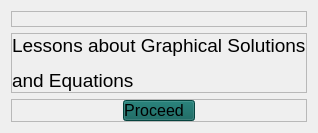
                                            <widget class="QWidget" name="page_19">
                                             <layout class="QVBoxLayout" name="verticalLayout_128">
                                              <item>
                                               <widget class="QFrame" name="frame_70">
                                                <property name="frameShape">
                                                 <enum>QFrame::StyledPanel</enum>
                                                </property>
                                                <property name="frameShadow">
                                                 <enum>QFrame::Raised</enum>
                                                </property>
                                                <layout class="QVBoxLayout" name="verticalLayout_123">
                                                 <property name="spacing">
                                                  <number>0</number>
                                                 </property>
                                                 <property name="leftMargin">
                                                  <number>0</number>
                                                 </property>
                                                 <property name="topMargin">
                                                  <number>0</number>
                                                 </property>
                                                 <property name="rightMargin">
                                                  <number>0</number>
                                                 </property>
                                                 <property name="bottomMargin">
                                                  <number>0</number>
                                                 </property>
                                                 <item>
                                                  <widget class="QLabel" name="label_64">
                                                   <property name="styleSheet">
                                                    <string notr="true">border-image: url(:/lessonIcons/lessonPhotos/graphSol.png);</string>
                                                   </property>
                                                   <property name="text">
                                                    <string/>
                                                   </property>
                                                  </widget>
                                                 </item>
                                                </layout>
                                               </widget>
                                              </item>
                                              <item>
                                               <widget class="QFrame" name="frame_69">
                                                <property name="frameShape">
                                                 <enum>QFrame::StyledPanel</enum>
                                                </property>
                                                <property name="frameShadow">
                                                 <enum>QFrame::Raised</enum>
                                                </property>
                                                <layout class="QVBoxLayout" name="verticalLayout_120">
                                                 <property name="spacing">
                                                  <number>0</number>
                                                 </property>
                                                 <property name="leftMargin">
                                                  <number>0</number>
                                                 </property>
                                                 <property name="topMargin">
                                                  <number>0</number>
                                                 </property>
                                                 <property name="rightMargin">
                                                  <number>0</number>
                                                 </property>
                                                 <property name="bottomMargin">
                                                  <number>0</number>
                                                 </property>
                                                 <item alignment="Qt::AlignTop">
                                                  <widget class="QLabel" name="label_63">
                                                   <property name="text">
                                                    <string>&lt;html&gt;&lt;head/&gt;&lt;body&gt;&lt;p align=&quot;justify&quot;&gt;&lt;span style=&quot; font-size:14pt;&quot;&gt;Lessons about Graphical Solutions&lt;/span&gt;&lt;/p&gt;&lt;p align=&quot;justify&quot;&gt;&lt;span style=&quot; font-size:14pt;&quot;&gt;and Equations&lt;/span&gt;&lt;/p&gt;&lt;/body&gt;&lt;/html&gt;</string>
                                                   </property>
                                                   <property name="textFormat">
                                                    <enum>Qt::RichText</enum>
                                                   </property>
                                                  </widget>
                                                 </item>
                                                </layout>
                                               </widget>
                                              </item>
                                              <item>
                                               <widget class="QFrame" name="frame_104">
                                                <property name="frameShape">
                                                 <enum>QFrame::StyledPanel</enum>
                                                </property>
                                                <property name="frameShadow">
                                                 <enum>QFrame::Raised</enum>
                                                </property>
                                                <layout class="QVBoxLayout" name="verticalLayout_170">
                                                 <property name="spacing">
                                                  <number>0</number>
                                                 </property>
                                                 <property name="leftMargin">
                                                  <number>0</number>
                                                 </property>
                                                 <property name="topMargin">
                                                  <number>0</number>
                                                 </property>
                                                 <property name="rightMargin">
                                                  <number>0</number>
                                                 </property>
                                                 <property name="bottomMargin">
                                                  <number>0</number>
                                                 </property>
                                                 <item alignment="Qt::AlignHCenter">
                                                  <widget class="QPushButton" name="proceedLesson1_2C_pushButton">
                                                   <property name="font">
                                                    <font>
                                                     <pointsize>12</pointsize>
                                                    </font>
                                                   </property>
                                                   <property name="styleSheet">
                                                    <string notr="true">#proceedLesson1_2C_pushButton{
	background-color: rgb(8, 94, 87);	
	padding-right: 10px;
}
#proceedLesson1_2C_pushButton:hover{
	background-color: rgb(4, 59, 54);
}
#proceedLesson1_2C_pushButton:pressed{
	background-color: rgb(150, 150, 150);
}

</string>
                                                   </property>
                                                   <property name="text">
                                                    <string>Proceed</string>
                                                   </property>
                                                   <property name="icon">
                                                    <iconset resource="res.qrc">
                                                     <normaloff>:/greenIcons/greenColorIcons/arrow-right.svg</normaloff>:/greenIcons/greenColorIcons/arrow-right.svg</iconset>
                                                   </property>
                                                   <property name="iconSize">
                                                    <size>
                                                     <width>60</width>
                                                     <height>60</height>
                                                    </size>
                                                   </property>
                                                  </widget>
                                                 </item>
                                                </layout>
                                               </widget>
                                              </item>
                                             </layout>
                                            </widget>
